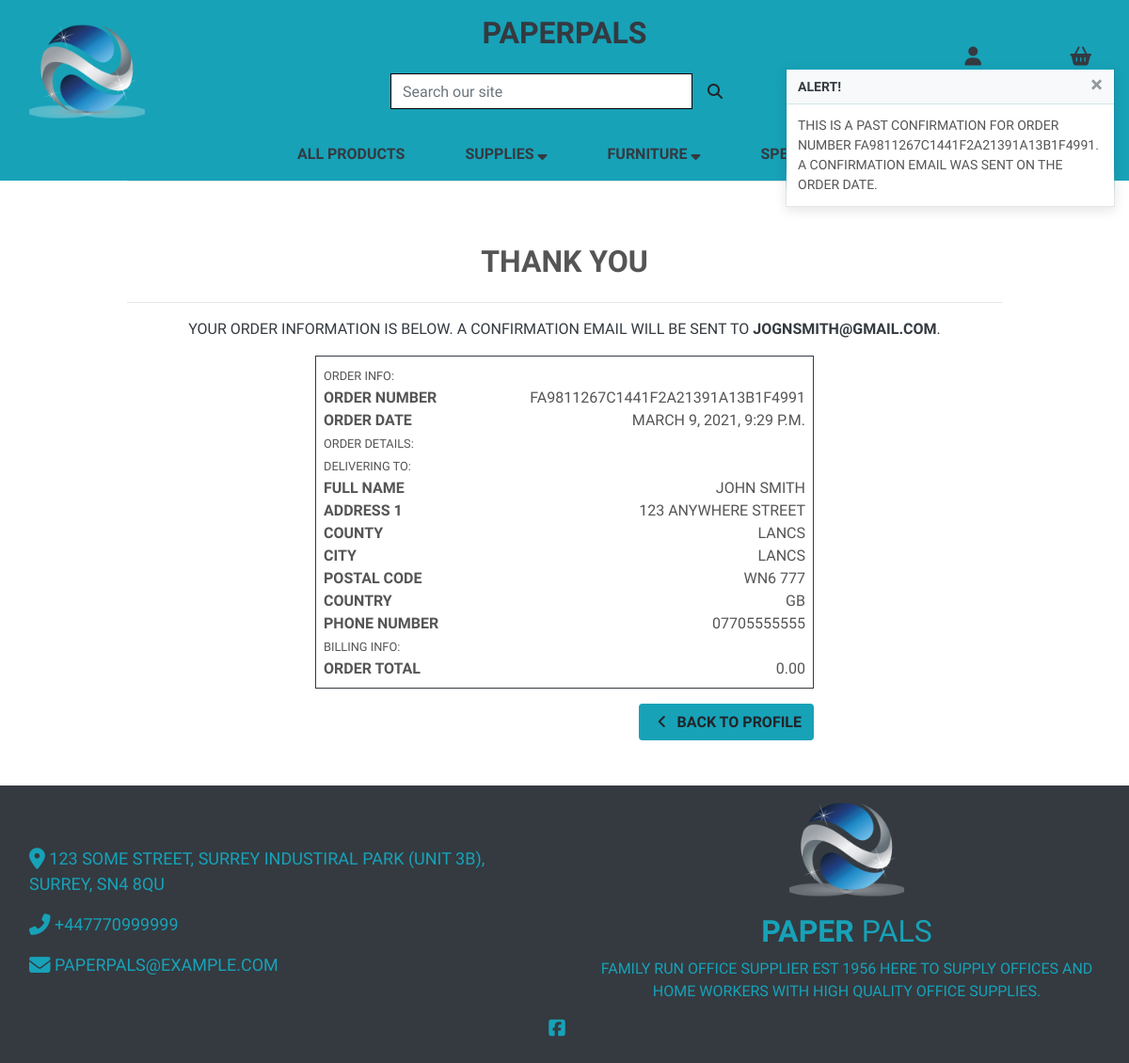
Page /profile/order_history/FA9811267C1441F2A21391A13B1F4991 on the committed database.
### checkout/models.py (models this page shows, shortened)
class Order(models.Model):
    order_number = models.CharField(max_length=32, null=False, editable=False)
    user_profile = models.ForeignKey(UserProfile, on_delete=models.SET_NULL,
                                     null=True, blank=True, related_name='orders')
    full_name = models.CharField(max_length=50, null=False, blank=False)
    email = models.EmailField(max_length=254, null=False, blank=False)
    phone_number = models.CharField(max_length=20, null=False, blank=False)
    country = CountryField(blank_label='Country *', null=False, blank=False)
    postcode = models.CharField(max_length=20, null=True, blank=True)
    city = models.CharField(max_length=40, null=False, blank=False)
    street_address1 = models.CharField(max_length=80, null=False, blank=False)
    street_address2 = models.CharField(max_length=80, null=True, blank=True)
    county = models.CharField(max_length=80, null=True, blank=True)
    date = models.DateTimeField(auto_now_add=True)
    order_total = models.DecimalField(max_digits=10, decimal_places=2,
                                      null=False, default=0)
    original_basket = models.TextField(null=False, blank=False, default='')
    stripe_pid = models.CharField(max_length=254, null=False,
                                  blank=False, default='')

### profiles/views.py (the view)
# urls.py: path('order_history/<order_number>', views.order_history, name='order_history'),
def order_history(request, order_number):
    order = get_object_or_404(Order, order_number=order_number)
    messages.info(request, (
        f'This is a past confirmation for order number {order_number}. '
        'A confirmation email was sent on the order date.'
    ))
    template = 'checkout/checkout_success.html'
    context = {
        'order': order,
        'from_profile': True,
    }
    return render(request, template, context)

### basket/context.py (called while the page is built, shortened)
def basket_contents(request):
    basket_items = []
    total = 0
    product_count = 0
    basket = request.session.get('basket', {})
    context = {
        'basket_items': basket_items,
        'total': total,
        'product_count': product_count,
    }
    return context

### checkout/templates/checkout/checkout_success.html (shortened to what this page needs)
{% extends "base.html" %}
{% load static %}
{% block page_header %}
<div class="container header-container">
</div>
{% endblock %}
{% block content %}
<div class="container mt-lg-3 footer-down">
   <div class="row text-center">
      <div class="col">
         <hr/>
         <h2 class="site-header text-uppercase font-weight-bold mb-4">Thank You</h2>
         <hr/>
         <p class="text-dark">Your order information is below. A confirmation email will be sent to <strong>{{ order.email }}</strong>.</p>
      </div>
   </div>
   <div class="row justify-content-center">
      <div class="col-12 col-lg-7">
         <div class="order-confirmation-wrapper p-2 border border-dark">
            <div class="row">
               <div class="col">
                  <small>Order Info:</small>
               </div>
            </div>
            <div class="row">
               <div class="col-12 col-md-4">
                  <p class="mb-0 font-weight-bold">Order Number</p>
               </div>
               <div class="col-12 col-md-8 text-md-right">
                  <p class="mb-0">{{ order.order_number }}</p>
               </div>
            </div>
            <div class="row">
               <div class="col-12 col-md-4">
                  <p class="mb-0 font-weight-bold">Order Date</p>
               </div>
               <div class="col-12 col-md-8 text-md-right">
                  <p class="mb-0">{{ order.date }}</p>
               </div>
            </div>
            <div class="row">
               <div class="col">
                  <small>Order Details:</small>
               </div>
            </div>
            <div class="row">
               <div class="col">
                  <small>Delivering To:</small>
               </div>
            </div>
            <div class="row">
               <div class="col-12 col-md-4">
                  <p class="mb-0 font-weight-bold">Full Name</p>
               </div>
               <div class="col-12 col-md-8 text-md-right">
                  <p class="mb-0">{{ order.full_name }}</p>
               </div>
            </div>
            <div class="row">
               <div class="col-12 col-md-4">
                  <p class="mb-0 font-weight-bold">Address 1</p>
               </div>
               <div class="col-12 col-md-8 text-md-right">
                  <p class="mb-0">{{ order.street_address1 }}</p>
               </div>
            </div>
            {% if order.county %}
            <div class="row">
               <div class="col-12 col-md-4">
                  <p class="mb-0 font-weight-bold">County</p>
               </div>
               <div class="col-12 col-md-8 text-md-right">
                  <p class="mb-0">{{ order.county }}</p>
               </div>
            </div>
            {% endif %}
            <div class="row">
               <div class="col-12 col-md-4">
                  <p class="mb-0 font-weight-bold">City</p>
               </div>
               <div class="col-12 col-md-8 text-md-right">
                  <p class="mb-0">{{ order.city }}</p>
               </div>
            </div>
            {% if order.postcode %}
            <div class="row">
               <div class="col-12 col-md-4">
                  <p class="mb-0 font-weight-bold">Postal Code</p>
               </div>
               <div class="col-12 col-md-8 text-md-right">
                  <p class="mb-0">{{ order.postcode }}</p>
               </div>
            </div>
            {% endif %}
            <div class="row">
               <div class="col-12 col-md-4">
                  <p class="mb-0 font-weight-bold">Country</p>
               </div>
               <div class="col-12 col-md-8 text-md-right">
                  <p class="mb-0">{{ order.country }}</p>
               </div>
            </div>
            <div class="row">
               <div class="col-12 col-md-4">
                  <p class="mb-0 font-weight-bold">Phone Number</p>
               </div>
               <div class="col-12 col-md-8 text-md-right">
                  <p class="mb-0">{{ order.phone_number }}</p>
               </div>
            </div>
            <div class="row">
               <div class="col">
                  <small>Billing Info:</small>
               </div>
            </div>
            <div class="row">
               <div class="col-12 col-md-4">
                  <p class="mb-0 font-weight-bold">Order Total</p>
               </div>
               <div class="col-12 col-md-8 text-md-right">
                  <p class="mb-0">{{ order.order_total }}</p>
               </div>
            </div>
         </div>
      </div>
   </div>
   <div class="row justify-content-center">
      <div class="col-12 col-lg-7 text-right">
         {% if from_profile %}
         <a href="" class="btn bg-info mt-3 mb-5">
         <span class="icon">
         <i class="fas fa-angle-left"></i>
         </span>
         <span class="text-uppercase font-weight-bold">Back to Profile</span>
         </a>
         {% endif %}
      </div>
   </div>
</div>
{% endblock %}

### static/css/base.css (style rules this page uses)
html { height: 100%; }
body { background-color: #ffffff; background-size: cover; height: calc(100vh - 164px); color: #555; font-family: 'Shippori Mincho B1', serif; text-transform: uppercase; }
.icon { align-items: center; display: inline-flex; justify-content: center; height: 1.5rem; width: 1.5rem; }
.footer-down { min-height: calc(100vh - 440px); }
.site-header { padding-top: 50px; }
@media (min-width: 1200px) { .container { max-width: 80%; } }
@media (min-width: 992px) { .header-container { padding-top: 160px; } }

### rows in the picture
Order: email "JOGNSMITH@GMAIL.COM", order_number "FA9811267C1441F2A21391A13B1F4991", date "MARCH 9, 2021, 9:29 P.M.", full_name "JOHN SMITH", street_address1 "123 ANYWHERE STREET", county "LANCS", city "LANCS", postcode "WN6 777", country "GB", phone_number "07705555555", order_total "0.00"

### other values in the picture
{{ message }} "THIS IS A PAST CONFIRMATION FOR ORDER NUMBER FA9811267C1441F2A21391A13B1F4991. A CONFIRMATION EMAIL WAS SENT ON THE ORDER DATE."
